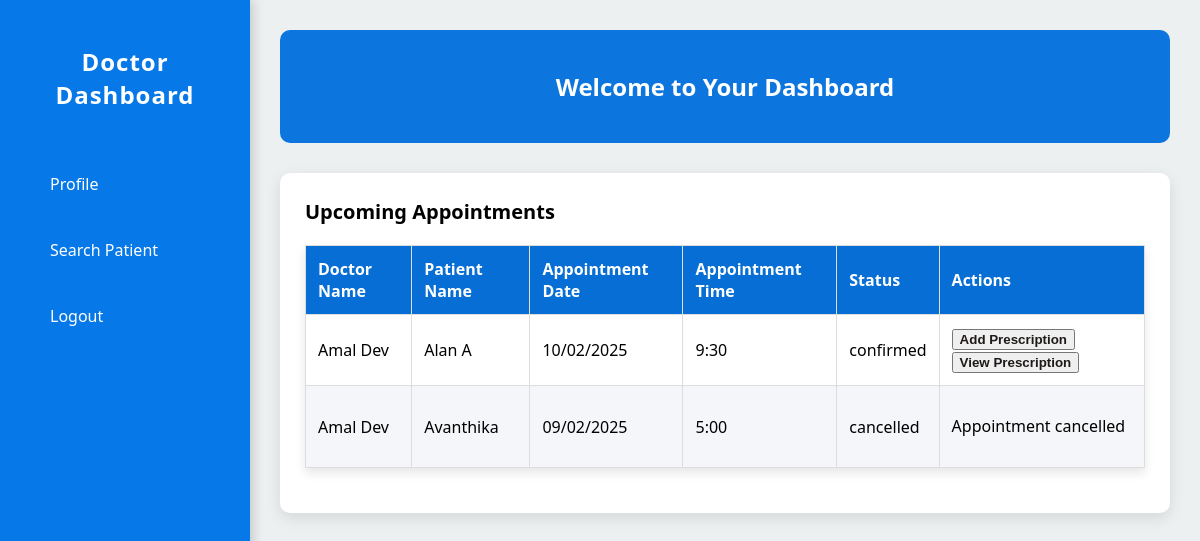
Page /doctor_home (signed in) on the earlier database version.
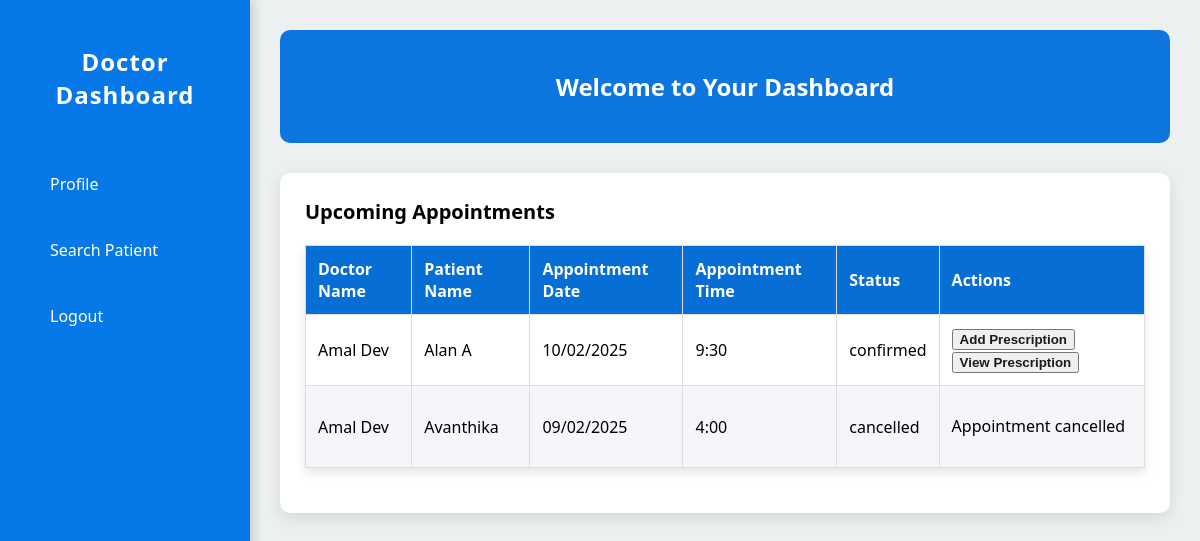
Same page on the later database version.
### medico/models.py (models this page shows, shortened)
class Appointment(models.Model):
    date = models.CharField(max_length=15)
    time = models.CharField(max_length=15)
    patient_id = models.ForeignKey(Patient, on_delete=models.CASCADE, null=True, blank=True, related_name='patient_id')
    doctor_id = models.ForeignKey(Doctor, on_delete=models.CASCADE, null=True, blank=True, related_name='doctor_id')
    current_date = models.DateField(auto_now_add=True)
    status=models.CharField(max_length=10,null=True)
    prescription = models.TextField(max_length=200 ,null=True, blank=True)

class Doctor(models.Model):
    doctor_name = models.CharField(max_length=50)
    contact = models.CharField(max_length=15)
    specialization = models.CharField(max_length=25)
    gender = models.CharField(max_length=15)
    age = models.CharField(max_length=3)
    hospital_id = models.ForeignKey(Hospital, on_delete=models.CASCADE, null=True, blank=True, related_name='hospital_id')
    login_id = models.ForeignKey(Login, on_delete=models.CASCADE, null=True, blank=True, related_name='login_id')

class Patient(models.Model):
    patient_name = models.CharField(max_length=100)
    address = models.CharField(max_length=100)
    gender = models.CharField(max_length=15)
    date_of_birth = models.CharField(max_length=15)
    contact = models.CharField(max_length=15)
    login_id = models.ForeignKey(Login, on_delete=models.CASCADE, null=True, blank=True)
    MRI = models.CharField(max_length=20, null=True)
    hsp_id = models.ForeignKey(Hospital, on_delete=models.CASCADE, null=True, blank=True)

### medico/views.py (the view)
# urls.py: path('doctor_home',views.DoctorHome,name='doctor_home'),
def DoctorHome(request):
    doctor_id = request.session.get('doctor_id')
    if not doctor_id:
        return redirect('login')
    login = get_object_or_404(Login, id=doctor_id)
    doctor = get_object_or_404(Doctor, login_id=login)
    appointments = Appointment.objects.filter(doctor_id=doctor)
    return render(request, 'doctorhome.html', {'appointments': appointments})

### medico/templates/doctorhome.html (shortened to what this page needs)
<!DOCTYPE html>
<html lang="en">
<head>
</head>
<body>
    <div class="sidebar">
        <h2>Doctor Dashboard</h2>
        <a href="#profile">Profile</a>
        <a href="{% url 'search_patient' %}">Search Patient</a>
        <a href="#logout">Logout</a>
    </div>
    <div class="main-content">
        <header>
            <h2>Welcome to Your Dashboard</h2>
        </header>
        <div class="card">
            <h3>Upcoming Appointments</h3>
            <table>
                <thead>
                    <tr>
                        <th>Doctor Name</th>
                        <th>Patient Name</th>
                        <th>Appointment Date</th>
                        <th>Appointment Time</th>
                        <th>Status</th>
                        <th>Actions</th>
                    </tr>
                </thead>
                <tbody>
                    {% for appointment in appointments %}
                        <tr>
                            <td>{{ appointment.doctor_id.doctor_name }}</td>
                            <td>{{ appointment.patient_id.patient_name }}</td>
                            <td>{{ appointment.date }}</td>
                            <td>{{ appointment.time }}</td>
                            <td>{{ appointment.status }}</td>
                            <td>
                                {% if not appointment.status == "cancelled" %}
                                <button class="btn btn-primary">
                                    <a href="{% url 'add_prescription' appointment.id %}" style="text-decoration: none; color: rgb(31, 25, 25);">Add Prescription</a>
                                </button>
                                <button class="btn btn-primary">
                                    <a href="{% url 'view_prescription' appointment.id %}" style="text-decoration: none; color: rgb(31, 25, 25);">View Prescription</a>
                                </button>
                                {% else %}
                                <p>Appointment cancelled</p>
                                {% endif %}
                            </td>
                        </tr>
                    {% endfor %}
                </tbody>
            </table>
        </div>
    </div>
</body>
</html>

Differences in the rows shown:
changed Appointment "cancelled": time "5:00" → "4:00"
